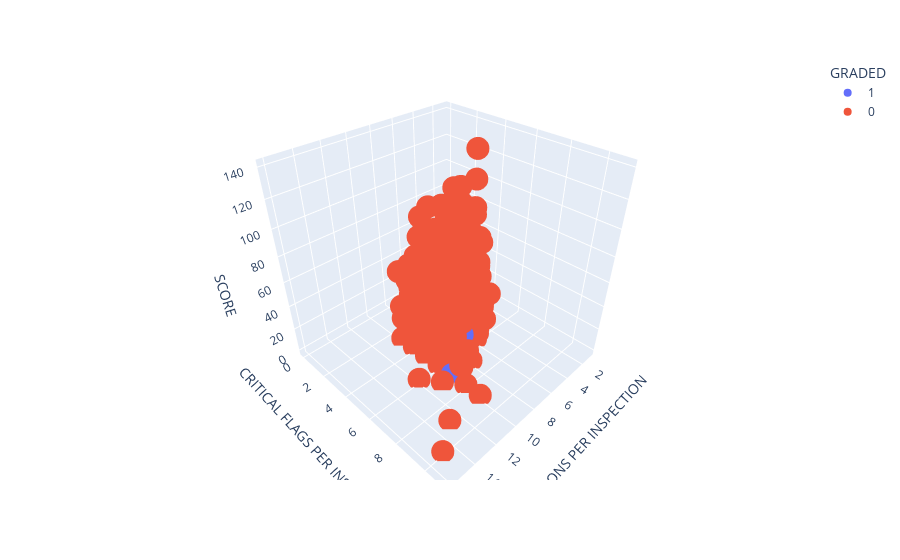

The notebook cell saved with this chart:
### Code cell
nyc_restaurants["GRADED"] = nyc_restaurants["GRADED"].astype("str")
#nyc_restaurants_ungraded = nyc_restaurants.loc[nyc_restaurants["GRADED"] == "0"]
fig = px.scatter_3d(nyc_restaurants, x = 'VIOLATIONS PER INSPECTION', y = 'CRITICAL FLAGS PER INSPECTION', 
                    z = 'SCORE', color = 'GRADED')
fig.show()

### Figure 1 — Plotly figure (JSON) as saved in the notebook; plotly's stock layout.template omitted (floating-point values rounded to 4 significant figures; data arrays with more than 128 entries replaced by an {"elided": "..."} marker saying what was removed)
{"data": [{"hovertemplate": "GRADED=1<br>VIOLATIONS PER INSPECTION=%{x}<br>CRITICAL FLAGS PER INSPECTION=%{y}<br>SCORE=%{z}<extra></extra>", "legendgroup": "1", "marker": {"color": "#636efa", "symbol": "circle"}, "mode": "markers", "name": "1", "scene": "scene", "showlegend": true, "type": "scatter3d", "x": {"elided": "12110 int values"}, "y": {"elided": "12110 int values"}, "z": {"elided": "12110 int values"}}, {"hovertemplate": "GRADED=0<br>VIOLATIONS PER INSPECTION=%{x}<br>CRITICAL FLAGS PER INSPECTION=%{y}<br>SCORE=%{z}<extra></extra>", "legendgroup": "0", "marker": {"color": "#EF553B", "symbol": "circle"}, "mode": "markers", "name": "0", "scene": "scene", "showlegend": true, "type": "scatter3d", "x": {"elided": "11426 int values"}, "y": {"elided": "11426 int values"}, "z": {"elided": "11426 int values"}}], "layout": {"legend": {"title": {"text": "GRADED"}, "tracegroupgap": 0}, "margin": {"t": 60}, "scene": {"domain": {"x": [0, 1], "y": [0, 1]}, "xaxis": {"title": {"text": "VIOLATIONS PER INSPECTION"}}, "yaxis": {"title": {"text": "CRITICAL FLAGS PER INSPECTION"}}, "zaxis": {"title": {"text": "SCORE"}}}}}
